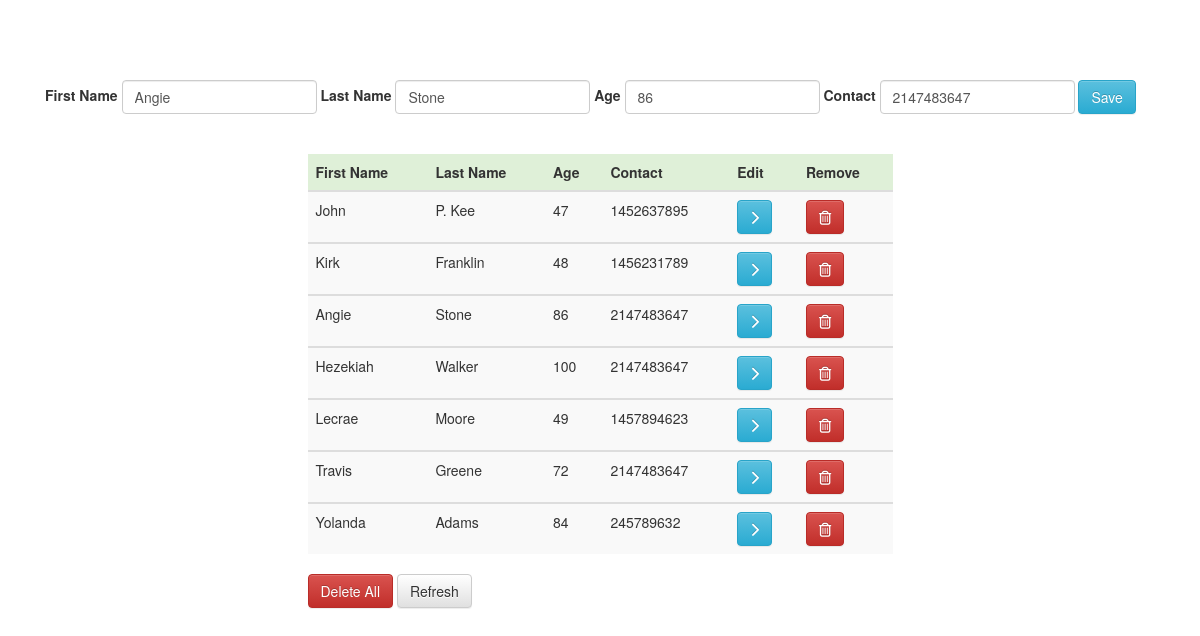
The app's page /?id=41 with its own data.
### tables this page shows
CREATE TABLE `user` (
  `id` int(11) NOT NULL,
  `firstname` varchar(255) NOT NULL,
  `lastname` varchar(255) NOT NULL,
  `age` int(11) NOT NULL,
  `contact` int(11) NOT NULL
);

### config/functions.php (called while the page is built, shortened)
<?php
function select($dbc,$id){
	$q3 = "SELECT * FROM user WHERE id = $id ";
            $r3 = mysqli_query($dbc, $q3);
            $row1=mysqli_fetch_assoc($r3);
            return $row1['firstname'];
}
 function select1($dbc,$id){
	$q1 = "SELECT * FROM user WHERE id = $id ";
            $r39 = mysqli_query($dbc, $q1);
            $row6=mysqli_fetch_assoc($r39);
            return $row6['lastname'];
}
function select2($dbc,$id){
	$q8 = "SELECT * FROM user WHERE id = $id ";
            $r11 = mysqli_query($dbc, $q8);
            $row7=mysqli_fetch_assoc($r11);
            return $row7['age'];
}
function select3($dbc,$id){
	$q30 = "SELECT * FROM user WHERE id = $id ";
            $r31 = mysqli_query($dbc, $q30);
            $row11=mysqli_fetch_assoc($r31);
            return $row11['contact'];
}
?>

### index.php (the view, shortened to what this page needs)
<!doctype html>
<html>
<head>
<?php   include "config/connection.php"; include "config/js.php"  ; include "config/functions.php"; error_reporting(0);
	        include "config/css.php";
?>
</head>
<body>
<br><br><br><br>
<div class="row">
	<div class="container">
<div class="col-md-12 ">
<form class="form-inline "  method="post" role="form"  >
             <label for="firstname">First Name</label>
            <input name="firstname" class="form-control" type="text" id="firstname" value="<?php   echo select($dbc,$_GET['id']);   ?>" >
            <label for="lastname">Last Name</label>
            <input name="lastname" class="form-control" type="text" id="lastname" value="<?php echo select1($dbc,$_GET['id']); ?>" >
            <label for="age">Age</label>
            <input name="age" class="form-control" type="text" id="age" value="<?php echo  select2($dbc,$_GET['id']);?>" >
             <label for="contact">Contact</label>
            <input name="contact" class="form-control" type="text" id="contact" value="<?php echo  select3($dbc,$_GET['id']);?>" >
            <input type="submit" class="btn btn-info" value="Save" name="Save" >
      </form>
  </div>
</div>
</div><br><br>
      <div class="row">
      <div class="col-md-6 col-md-offset-3">
		<table class="table table-striped table-hover">
                <thead>
                <tr class="success">
                    <th>First Name</th>
                    <th>Last Name</th>
                    <th>Age</th>
                    <th>Contact</th>
                    <th>Edit</th>
                    <th>Remove</th>
                </tr>
                 <?php
               $q3 = "SELECT * FROM user ORDER BY id ASC ";
            $r3 = mysqli_query($dbc, $q3);
              while ( $pics = mysqli_fetch_assoc($r3)) {
          ?>
               </thead>
               <tbody>
               <tr id="row_<?php echo $pics['id'];?>">
                <td><?php echo $pics['firstname'];  ?></td>
                <td><?php echo $pics['lastname'];  ?></td>
                <td><?php echo $pics['age'];  ?></td>
                <td><?php echo $pics['contact'];  ?></td>
                <td><a    href="?id=<?php echo $pics['id']?>" class="btn btn-info btn-edit"> <i class="fa fa-chevron-right"></i></a></td>
                <td><button id="<?php echo $pics['id'];?>" class="btn btn-danger btn-delete"><i class="fa fa-trash-o"></i></button></td>
                </tr>
            <?php } ?>
            </tbody>
        </table>
          <button type="submit" class="btn btn-danger btn-deleteAll"  name="DeleteAll">Delete All</button>
          <a href="index.php" type="submit" class="btn btn-default" id="refresh">Refresh</a>
	</div>
</div>
</body>
</html>

### records on screen
user: firstname "Angie", lastname "Stone", age "86", contact "2147483647"
user: firstname "John", lastname "P. Kee", age "47", contact "1452637895"
user: firstname "Kirk", lastname "Franklin", age "48", contact "1456231789"
user: firstname "Hezekiah", lastname "Walker", age "100", contact "2147483647"
user: firstname "Lecrae", lastname "Moore", age "49", contact "1457894623"
user: firstname "Travis", lastname "Greene", age "72", contact "2147483647"
user: firstname "Yolanda", lastname "Adams", age "84", contact "245789632"
